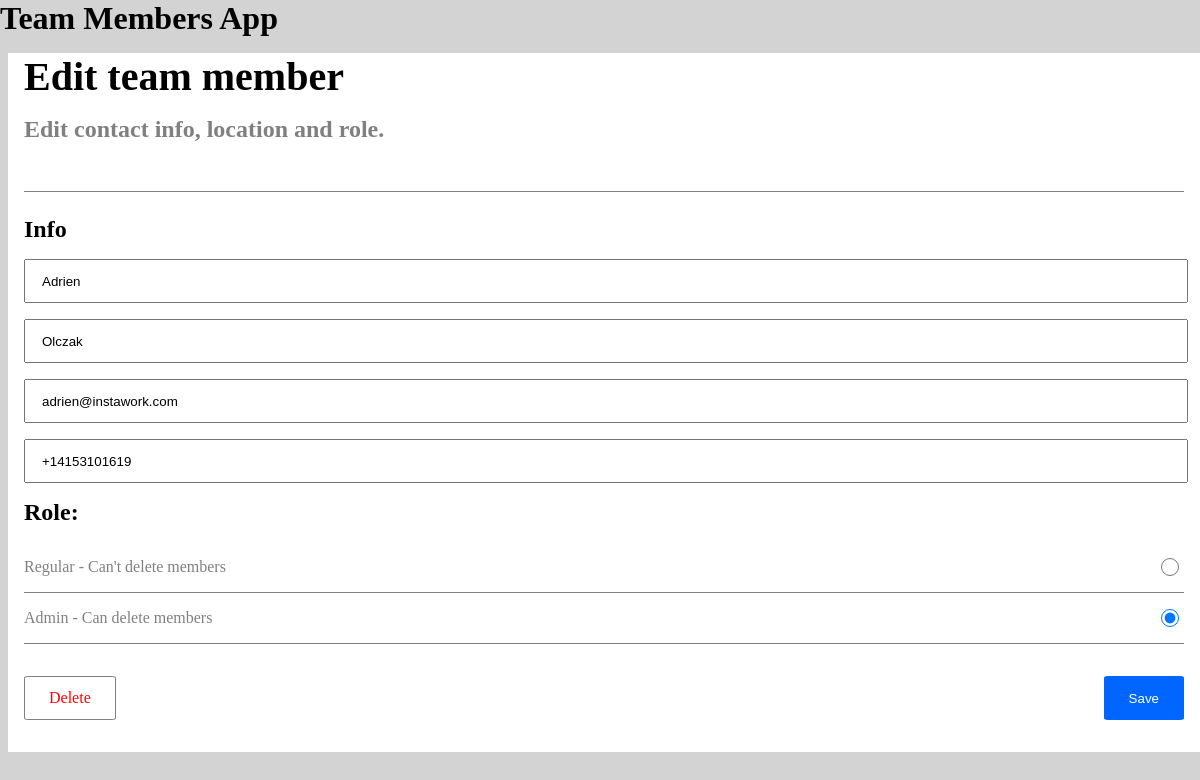
The page /edit/1 on the database as committed earlier.
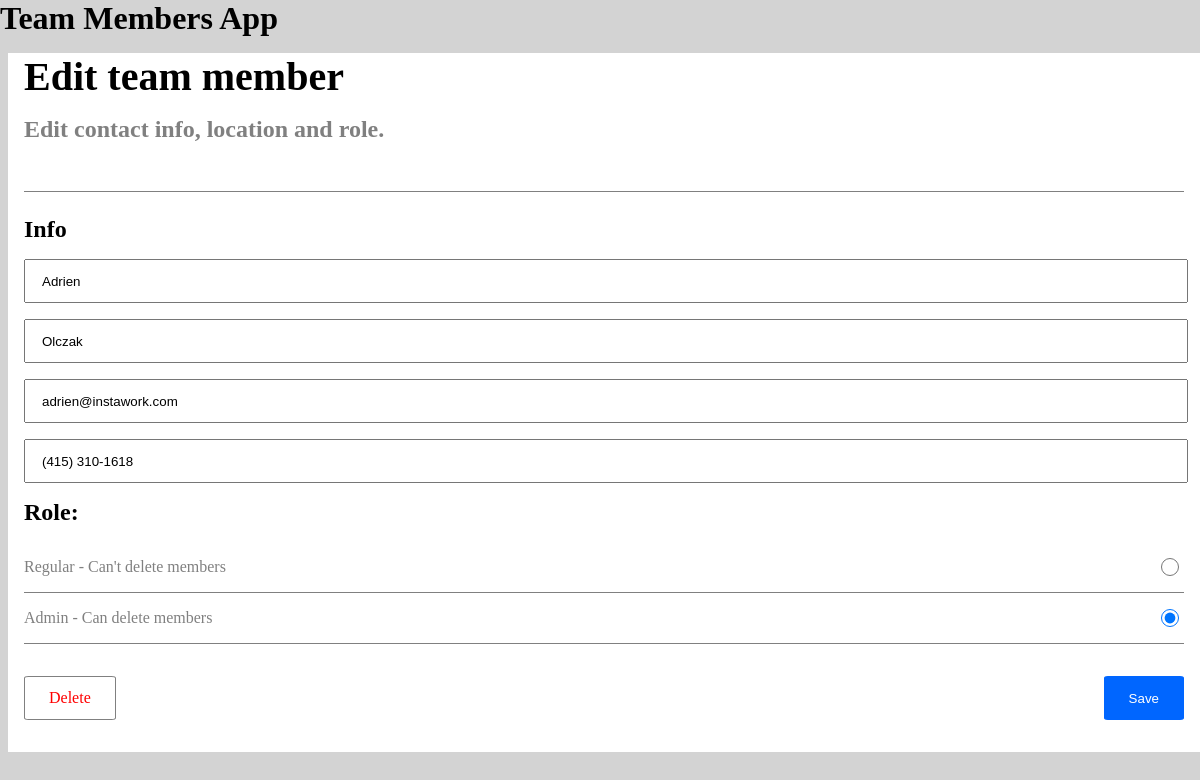
The same page on the database as committed later.
### base/models.py (models this page shows, shortened)
class Member(models.Model):
    first_name = models.CharField(max_length=50)
    last_name = models.CharField(max_length=50)
    email = models.EmailField(max_length = 254)
    phone = PhoneNumberField(null=False, blank=False, unique=True, region='US')
    role = models.CharField(max_length=10, choices=ROLE_CHOICE, default=1)
    updated = models.DateTimeField(auto_now=True)
    created = models.DateTimeField(auto_now_add=True)
    class Meta:
        ordering = ['updated', 'created']

### base/views.py (the view)
# urls.py: path('edit/<str:id>' , views.edit, name="edit"),
def edit(request, id):
    member = Member.objects.get(id=id)
    form = MemberForm(instance=member)
    print('inside edit')
    if request.method == 'POST':
       form = MemberForm(request.POST, instance=member)
       if form.is_valid():
            form.save()
            return redirect('list')
    context = {'form': form, 'member': member}
    return render(request, 'base/edit.html', context)

### base/forms.py
class MemberForm(ModelForm):
    class Meta:
        model = Member
        fields = '__all__'
        widgets = {
            'first_name': forms.TextInput(attrs={"placeholder": "First Name",}
            ),
            'last_name': forms.TextInput(attrs={"placeholder": "Last Name",}
            ),
            'email': forms.TextInput(attrs={"placeholder": "Email",}
            ),
            'phone': forms.TextInput(attrs={"placeholder": "Phone Number",}
            ),
            'role': forms.RadioSelect()
        }

### base/templates/base/edit.html (shortened to what this page needs)
{% extends 'main.html' %}
{% block content %}
<div class="list-container">
    <h3 class="list-container__title">Edit team member</h3>
    <h5 class="list-container__subtitle">Edit contact info, location and role.</h5>
    <form method="POST" action="" class="list-container__form" >
        <h5 class="list-container__info">Info</h5>
        {{form.as_p}}
        <div class="buttons-container">
            <a href="{% url 'delete' member.id %}" class="delete-button" role="button">Delete</a>
            <input type="Submit" value="Save" class="save-button"/>
        </div>
    </form>
</div>
{% endblock %}

Rows that differ between the two databases and show on the page:
changed Member "Adrien": phone "+14153101619" → "(415) 310-1618"
